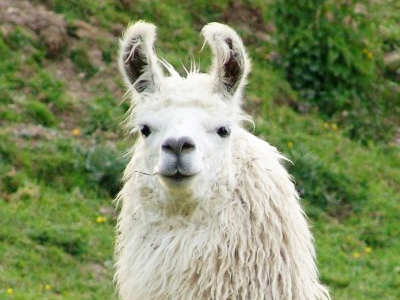
#> input picture Python/0721/2.png, 400 x 300 px
$ python Prac03.py
#> lines starting #> are read from the running program, lines starting #| are printed output that depends on the picture; after the words box and inside, x2 and y2 are one past the last pixel; in counts of white or black regions, pixels touching at a corner belong together
# 그리드가 어떻게 객체 탐지 모델의 입력 데이터 구성하는지 시각화

import cv2
import numpy as np

# 이미지 불러오기
image = cv2.imread("2.png")
#> image is the input picture: shape (300, 400, 3); mean B, G, R 102.3, 144, 131.7

# 그리드 셀 크기 설정
grid_size = (16,16) # width, height

def create_grid(image, grid_size=grid_size) :
#> called with grid_size = (16, 16)
    height, width = image.shape[:2]
#> height = 300; width = 400
    grid_width , grid_height = grid_size

    # 그리드 생성
    grid_image = np.copy(image)
    for x in range(0, width, grid_width) :
        cv2.line(grid_image, (x,0), (x,height), (255,255,255), 1)
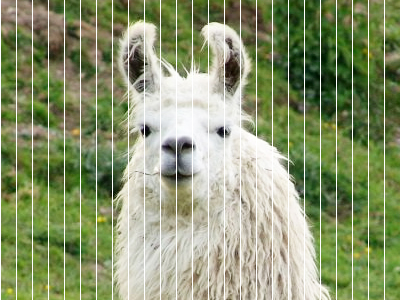
#> grid_image: shape (300, 400, 3); 6.25% of pixels changed, all inside (x1, y1, x2, y2) = (0, 0, 385, 300)

    for y in range(0, height, grid_height) :
        cv2.line(grid_image, (0,y), (width, y), (255,255,255), 1)
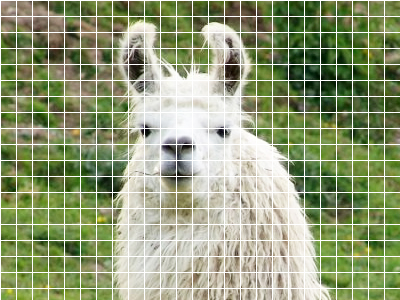
#> grid_image: shape (300, 400, 3); 5.94% of pixels changed, all inside (x1, y1, x2, y2) = (1, 0, 400, 289)

    return grid_image

grid_image = create_grid(image, grid_size)
cv2.imshow("org", image)
cv2.imshow("grid", grid_image)
cv2.waitKey(0)
cv2.destroyAllWindows
